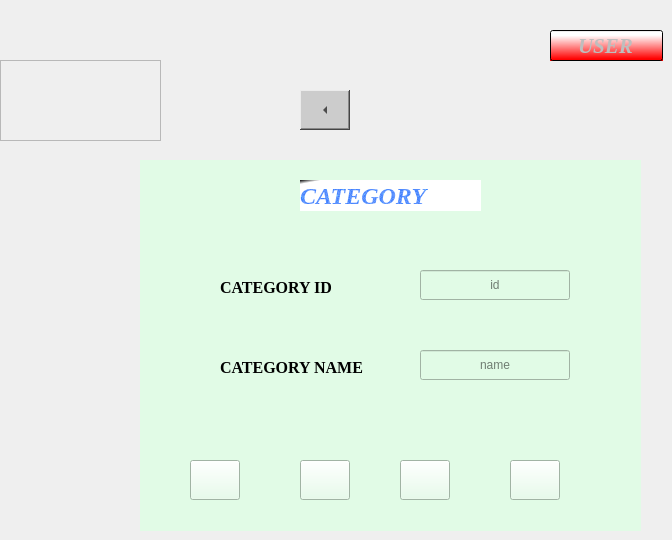
    <widget class="QWidget" name="page_6">
     <property name="enabled">
      <bool>true</bool>
     </property>
     <widget class="QFrame" name="frame_10">
      <property name="geometry">
       <rect>
        <x>0</x>
        <y>60</y>
        <width>161</width>
        <height>81</height>
       </rect>
      </property>
      <property name="styleSheet">
       <string notr="true">image: url(:/newPrefix/logo.jpg);</string>
      </property>
      <property name="frameShape">
       <enum>QFrame::StyledPanel</enum>
      </property>
      <property name="frameShadow">
       <enum>QFrame::Raised</enum>
      </property>
     </widget>
     <widget class="QWidget" name="widget_6" native="true">
      <property name="geometry">
       <rect>
        <x>140</x>
        <y>160</y>
        <width>501</width>
        <height>371</height>
       </rect>
      </property>
      <property name="styleSheet">
       <string notr="true">background-color: rgb(225, 251, 230);

</string>
      </property>
      <widget class="QLabel" name="label_6">
       <property name="geometry">
        <rect>
         <x>160</x>
         <y>20</y>
         <width>181</width>
         <height>31</height>
        </rect>
       </property>
       <property name="font">
        <font>
         <family>Times New Roman</family>
         <pointsize>18</pointsize>
         <weight>75</weight>
         <italic>true</italic>
         <bold>true</bold>
        </font>
       </property>
       <property name="styleSheet">
        <string notr="true">color: qradialgradient(spread:repeat, cx:0.5, cy:0.5, radius:0.077, fx:0.5, fy:0.5, stop:0 rgba(0, 85, 255, 147), stop:0.948864 rgba(0, 85, 255, 192), stop:1 rgba(0, 169, 255, 147));
background-color: qlineargradient(spread:pad, x1:0, y1:0, x2:0.0681818, y2:0.0625, stop:0 rgba(0, 0, 0, 255), stop:1 rgba(255, 255, 255, 255));</string>
       </property>
       <property name="text">
        <string>CATEGORY</string>
       </property>
      </widget>
      <widget class="QLabel" name="label_7">
       <property name="geometry">
        <rect>
         <x>80</x>
         <y>110</y>
         <width>150</width>
         <height>35</height>
        </rect>
       </property>
       <property name="font">
        <font>
         <family>Times New Roman</family>
         <pointsize>12</pointsize>
         <weight>75</weight>
         <bold>true</bold>
        </font>
       </property>
       <property name="text">
        <string>CATEGORY ID</string>
       </property>
      </widget>
      <widget class="QLabel" name="label_8">
       <property name="geometry">
        <rect>
         <x>80</x>
         <y>190</y>
         <width>150</width>
         <height>35</height>
        </rect>
       </property>
       <property name="font">
        <font>
         <family>Times New Roman</family>
         <pointsize>12</pointsize>
         <weight>75</weight>
         <bold>true</bold>
        </font>
       </property>
       <property name="text">
        <string>CATEGORY NAME</string>
       </property>
      </widget>
      <widget class="QLineEdit" name="lineEdit_catid">
       <property name="geometry">
        <rect>
         <x>280</x>
         <y>110</y>
         <width>150</width>
         <height>30</height>
        </rect>
       </property>
       <property name="alignment">
        <set>Qt::AlignCenter</set>
       </property>
       <property name="placeholderText">
        <string>id</string>
       </property>
      </widget>
      <widget class="QLineEdit" name="lineEdit_catname">
       <property name="geometry">
        <rect>
         <x>280</x>
         <y>190</y>
         <width>150</width>
         <height>30</height>
        </rect>
       </property>
       <property name="alignment">
        <set>Qt::AlignCenter</set>
       </property>
       <property name="placeholderText">
        <string>name</string>
       </property>
      </widget>
      <widget class="QPushButton" name="pushButton_cat_add">
       <property name="geometry">
        <rect>
         <x>50</x>
         <y>300</y>
         <width>50</width>
         <height>40</height>
        </rect>
       </property>
       <property name="font">
        <font>
         <family>Times New Roman</family>
         <pointsize>16</pointsize>
         <weight>75</weight>
         <bold>true</bold>
        </font>
       </property>
       <property name="styleSheet">
        <string notr="true">image:url(:/newPrefix/add.png)</string>
       </property>
       <property name="text">
        <string/>
       </property>
      </widget>
      <widget class="QPushButton" name="pushButton_cat_update">
       <property name="geometry">
        <rect>
         <x>160</x>
         <y>300</y>
         <width>50</width>
         <height>40</height>
        </rect>
       </property>
       <property name="font">
        <font>
         <family>Times New Roman</family>
         <pointsize>16</pointsize>
         <weight>75</weight>
         <bold>true</bold>
        </font>
       </property>
       <property name="styleSheet">
        <string notr="true">image:url(:/newPrefix/update.png)</string>
       </property>
       <property name="text">
        <string/>
       </property>
      </widget>
      <widget class="QPushButton" name="pushButton_cat_delete">
       <property name="geometry">
        <rect>
         <x>260</x>
         <y>300</y>
         <width>50</width>
         <height>40</height>
        </rect>
       </property>
       <property name="font">
        <font>
         <family>Times New Roman</family>
         <pointsize>16</pointsize>
         <weight>75</weight>
         <bold>true</bold>
        </font>
       </property>
       <property name="styleSheet">
        <string notr="true">image:url(:/newPrefix/delete.png)</string>
       </property>
       <property name="text">
        <string/>
       </property>
      </widget>
      <widget class="QPushButton" name="pushButton_cat_clear">
       <property name="geometry">
        <rect>
         <x>370</x>
         <y>300</y>
         <width>50</width>
         <height>40</height>
        </rect>
       </property>
       <property name="font">
        <font>
         <family>Times New Roman</family>
         <pointsize>16</pointsize>
         <weight>75</weight>
         <bold>true</bold>
        </font>
       </property>
       <property name="styleSheet">
        <string notr="true">image:url(:/newPrefix/clears.png)</string>
       </property>
       <property name="text">
        <string/>
       </property>
      </widget>
     </widget>
     <widget class="QToolButton" name="toolButton_category">
      <property name="geometry">
       <rect>
        <x>300</x>
        <y>90</y>
        <width>50</width>
        <height>40</height>
       </rect>
      </property>
      <property name="font">
       <font>
        <family>Times New Roman</family>
        <pointsize>18</pointsize>
        <weight>75</weight>
        <bold>true</bold>
       </font>
      </property>
      <property name="styleSheet">
       <string notr="true">background:rgb(204, 204, 204)</string>
      </property>
      <property name="text">
       <string>...</string>
      </property>
      <property name="arrowType">
       <enum>Qt::LeftArrow</enum>
      </property>
     </widget>
     <widget class="QLineEdit" name="lineEdit_category">
      <property name="enabled">
       <bool>false</bool>
      </property>
      <property name="geometry">
       <rect>
        <x>550</x>
        <y>30</y>
        <width>113</width>
        <height>31</height>
       </rect>
      </property>
      <property name="font">
       <font>
        <family>Times New Roman</family>
        <pointsize>16</pointsize>
        <weight>75</weight>
        <italic>true</italic>
        <bold>true</bold>
       </font>
      </property>
      <property name="styleSheet">
       <string notr="true">background-color: qlineargradient(spread:pad, x1:0.912045, y1:0.932, x2:0.898, y2:0.164545, stop:0 rgba(255, 0, 0, 255), stop:1 rgba(255, 255, 255, 255));</string>
      </property>
      <property name="text">
       <string>USER</string>
      </property>
      <property name="alignment">
       <set>Qt::AlignCenter</set>
      </property>
      <property name="readOnly">
       <bool>true</bool>
      </property>
     </widget>
    </widget>
